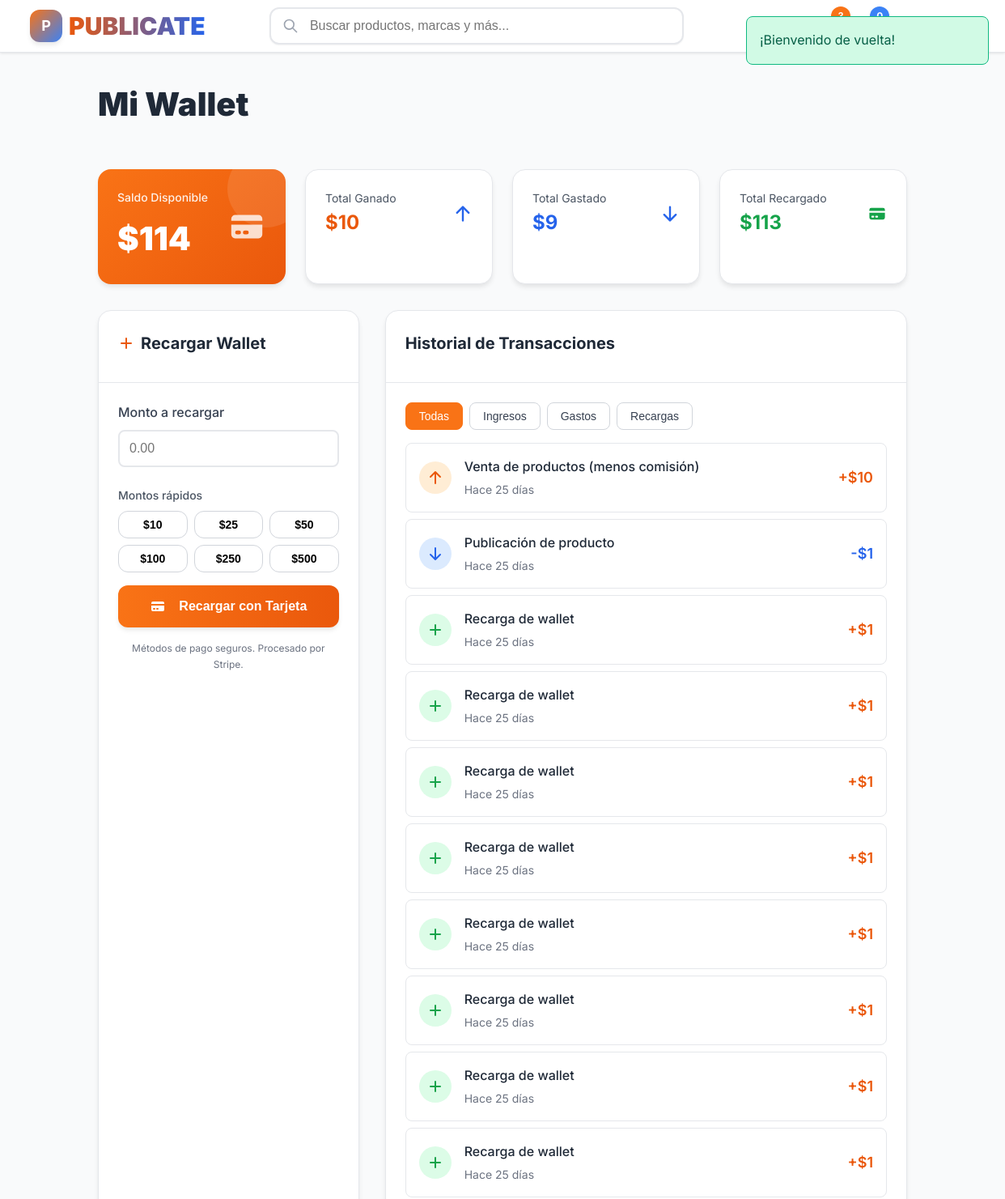
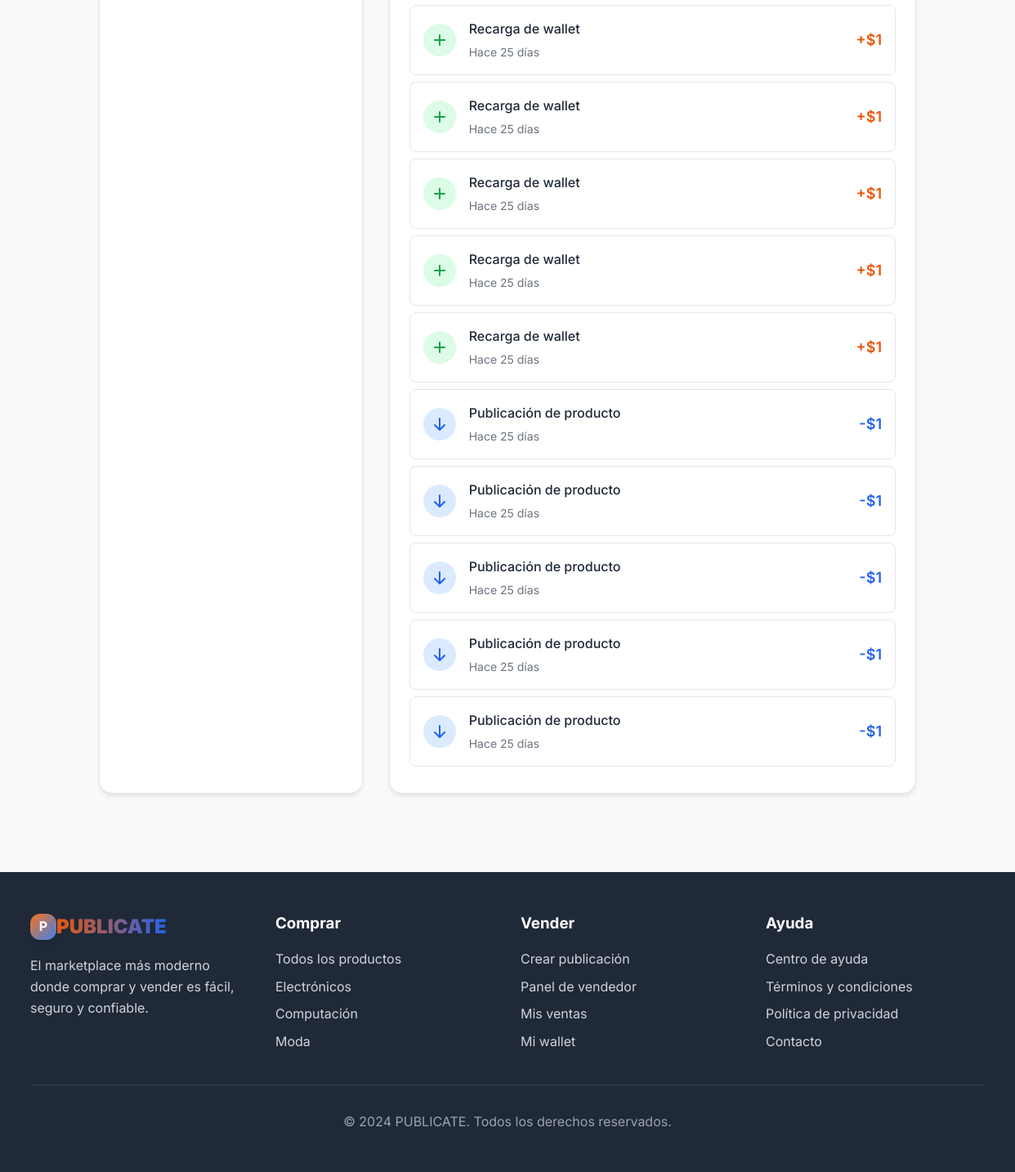
Page /wallet.php (signed in) on the committed database (2 pictures, top to bottom).
### tables this page shows
CREATE TABLE IF NOT EXISTS `users` (
  `id` int NOT NULL AUTO_INCREMENT,
  `username` varchar(50) NOT NULL,
  `email` varchar(100) NOT NULL,
  `password` varchar(255) NOT NULL,
  `full_name` varchar(100) NOT NULL,
  `location` varchar(100) DEFAULT NULL,
  `phone` varchar(20) DEFAULT NULL,
  `avatar` varchar(255) DEFAULT NULL,
  `wallet_balance` decimal(10,2) DEFAULT '0.00',
  `rating` decimal(3,2) DEFAULT '0.00',
  `total_reviews` int DEFAULT '0',
  `total_sales` int DEFAULT '0',
  `member_since` timestamp NULL DEFAULT CURRENT_TIMESTAMP,
  `is_active` tinyint(1) DEFAULT '1',
  `created_at` timestamp NULL DEFAULT CURRENT_TIMESTAMP,
  `updated_at` timestamp NULL DEFAULT CURRENT_TIMESTAMP ON UPDATE CURRENT_TIMESTAMP,
  PRIMARY KEY (`id`),
  UNIQUE KEY `username` (`username`),
  UNIQUE KEY `email` (`email`)
);

CREATE TABLE IF NOT EXISTS `wallet_transactions` (
  `id` int NOT NULL AUTO_INCREMENT,
  `user_id` int NOT NULL,
  `type` enum('income','expense','recharge') NOT NULL,
  `amount` decimal(10,2) NOT NULL,
  `description` varchar(255) NOT NULL,
  `reference_id` int DEFAULT NULL,
  `reference_type` enum('order','listing','recharge') DEFAULT NULL,
  `status` enum('pending','completed','failed') DEFAULT 'completed',
  `created_at` timestamp NULL DEFAULT CURRENT_TIMESTAMP,
  PRIMARY KEY (`id`),
  KEY `user_id` (`user_id`)
);

### config/config.php (called while the page is built, shortened)
<?php
function formatPrice($price) {
    return '$' . number_format($price, 0, ',', '.');
}
function timeAgo($datetime) {
    $time = time() - strtotime($datetime);
    if ($time < 2592000) return 'Hace ' . floor($time/86400) . ' días';
    return 'Hace ' . floor($time/31536000) . ' años';
}
?>

### wallet.php (the view, shortened to what this page needs)
<?php
require_once 'config/config.php';
$database = new Database();
$db = $database->getConnection();
$user_id = $_SESSION['user_id'];
$wallet_query = "SELECT wallet_balance FROM users WHERE id = :user_id";
$stmt = $db->prepare($wallet_query);
$stmt->bindParam(':user_id', $user_id);
$stmt->execute();
$wallet_data = $stmt->fetch(PDO::FETCH_ASSOC);
$stats_query = "SELECT
                    SUM(CASE WHEN type = 'income' THEN amount ELSE 0 END) as total_earnings,
                    SUM(CASE WHEN type = 'expense' THEN amount ELSE 0 END) as total_spent,
                    SUM(CASE WHEN type = 'recharge' THEN amount ELSE 0 END) as total_recharged
                FROM wallet_transactions WHERE user_id = :user_id";
$stmt = $db->prepare($stats_query);
$stmt->bindParam(':user_id', $user_id);
$stmt->execute();
$stats = $stmt->fetch(PDO::FETCH_ASSOC);
$transactions_query = "SELECT * FROM wallet_transactions
                       WHERE user_id = :user_id
                       ORDER BY created_at DESC
                       LIMIT 20";
$stmt = $db->prepare($transactions_query);
$stmt->bindParam(':user_id', $user_id);
$stmt->execute();
$transactions = $stmt->fetchAll(PDO::FETCH_ASSOC);
include 'includes/header.php';
?>
<div style="padding: 2rem 0;">
    <div style="max-width: 1000px; margin: 0 auto;">
        <h1 style="font-size: 2.5rem; font-weight: 900; margin-bottom: 3rem; color: var(--gray-800);">Mi Wallet</h1>
        <div class="grid grid-4 mb-8">
            <div class="card" style="background: linear-gradient(135deg, var(--primary-500), var(--primary-600)); color: white; border: none; position: relative; overflow: hidden;">
                <div style="position: absolute; top: 0; right: 0; width: 6rem; height: 6rem; background: rgba(255, 255, 255, 0.1); border-radius: 50%; transform: translate(1.5rem, -1.5rem);"></div>
                <div class="card-content" style="position: relative; z-index: 10;">
                    <div style="display: flex; align-items: center; justify-content: space-between;">
                        <div>
                            <p style="font-size: 0.875rem; opacity: 0.9; font-weight: 500; margin-bottom: 0.5rem;">Saldo Disponible</p>
                            <p style="font-size: 2.5rem; font-weight: 900;"><?php echo formatPrice($wallet_data['wallet_balance']); ?></p>
                        </div>
                        <svg width="48" height="48" style="opacity: 0.8;" fill="currentColor" viewBox="0 0 20 20">
                            <path d="M4 4a2 2 0 00-2 2v1h16V6a2 2 0 00-2-2H4z"/>
                            <path fill-rule="evenodd" d="M18 9H2v5a2 2 0 002 2h12a2 2 0 002-2V9zM4 13a1 1 0 011-1h1a1 1 0 110 2H5a1 1 0 01-1-1zm5-1a1 1 0 100 2h1a1 1 0 100-2H9z" clip-rule="evenodd"/>
                        </svg>
                    </div>
                </div>
            </div>
            <div class="card">
                <div class="card-content">
                    <div style="display: flex; align-items: center; justify-content: space-between;">
                        <div>
                            <p style="font-size: 0.875rem; color: var(--gray-600);">Total Ganado</p>
                            <p style="font-size: 1.5rem; font-weight: bold; color: var(--primary-600);"><?php echo formatPrice($stats['total_earnings'] ?: 0); ?></p>
                        </div>
                        <svg width="24" height="24" style="color: var(--secondary-600);" fill="currentColor" viewBox="0 0 20 20">
                            <path fill-rule="evenodd" d="M3.293 9.707a1 1 0 010-1.414l6-6a1 1 0 011.414 0l6 6a1 1 0 01-1.414 1.414L11 5.414V17a1 1 0 11-2 0V5.414L4.707 9.707a1 1 0 01-1.414 0z" clip-rule="evenodd"/>
                        </svg>
                    </div>
                </div>
            </div>
            <div class="card">
                <div class="card-content">
                    <div style="display: flex; align-items: center; justify-content: space-between;">
                        <div>
                            <p style="font-size: 0.875rem; color: var(--gray-600);">Total Gastado</p>
                            <p style="font-size: 1.5rem; font-weight: bold; color: var(--secondary-600);"><?php echo formatPrice($stats['total_spent'] ?: 0); ?></p>
                        </div>
                        <svg width="24" height="24" style="color: var(--secondary-600);" fill="currentColor" viewBox="0 0 20 20">
                            <path fill-rule="evenodd" d="M16.707 10.293a1 1 0 010 1.414l-6 6a1 1 0 01-1.414 0l-6-6a1 1 0 111.414-1.414L9 14.586V3a1 1 0 012 0v11.586l4.293-4.293a1 1 0 011.414 0z" clip-rule="evenodd"/>
                        </svg>
                    </div>
                </div>
            </div>
            <div class="card">
                <div class="card-content">
                    <div style="display: flex; align-items: center; justify-content: space-between;">
                        <div>
                            <p style="font-size: 0.875rem; color: var(--gray-600);">Total Recargado</p>
                            <p style="font-size: 1.5rem; font-weight: bold; color: var(--green-600);"><?php echo formatPrice($stats['total_recharged'] ?: 0); ?></p>
                        </div>
                    </div>
                </div>
            </div>
        </div>
        <div class="grid" style="grid-template-columns: 1fr 2fr; gap: 2rem;">
            <div class="card">
                <div class="card-header">
                    <h2 class="card-title" style="display: flex; align-items: center;">
                        <svg width="20" height="20" fill="currentColor" viewBox="0 0 20 20" style="margin-right: 0.5rem; color: var(--primary-600);">
                            <path fill-rule="evenodd" d="M10 3a1 1 0 011 1v5h5a1 1 0 110 2h-5v5a1 1 0 11-2 0v-5H4a1 1 0 110-2h5V4a1 1 0 011-1z" clip-rule="evenodd"/>
                        </svg>
                        Recargar Wallet
                    </h2>
                </div>
                <div class="card-content">
                    <form id="rechargeForm" onsubmit="rechargeWallet(event)">
                        <div class="form-group">
                            <label for="amount" class="form-label">Monto a recargar</label>
                            <input type="number" id="amount" name="amount" class="form-input"
                                   placeholder="0.00" min="1" max="10000" step="0.01" required>
                        </div>
                        <div style="margin-bottom: 1rem;">
                            <label class="form-label" style="font-size: 0.875rem; color: var(--gray-600); margin-bottom: 0.5rem; display: block;">Montos rápidos</label>
                            <div class="grid grid-3" style="gap: 0.5rem;">
                                <?php $quick_amounts = [10, 25, 50, 100, 250, 500]; ?>
                                <?php foreach ($quick_amounts as $amount): ?>
                                    <button type="button" onclick="setAmount(<?php echo $amount; ?>)"
                                            class="btn" style="background: none; border: 1px solid var(--gray-300); font-size: 0.875rem; padding: 0.5rem;">
                                        $<?php echo $amount; ?>
                                    </button>
                                <?php endforeach; ?>
                            </div>
                        </div>
                        <button type="submit" class="btn btn-primary" style="width: 100%; padding: 1rem; margin-bottom: 1rem;">
                            Recargar con Tarjeta
                        </button>
                        <div style="font-size: 0.75rem; color: var(--gray-500); text-align: center;">
                            Métodos de pago seguros. Procesado por Stripe.
                        </div>
                    </form>
                </div>
            </div>
            <div class="card">
                <div class="card-header">
                    <h2 class="card-title">Historial de Transacciones</h2>
                </div>
                <div class="card-content">
                    <div style="margin-bottom: 1rem;">
                        <div style="display: flex; gap: 0.5rem;">
                            <button onclick="filterTransactions('all')" class="filter-btn active" data-filter="all">Todas</button>
                            <button onclick="filterTransactions('income')" class="filter-btn" data-filter="income">Ingresos</button>
                            <button onclick="filterTransactions('expense')" class="filter-btn" data-filter="expense">Gastos</button>
                            <button onclick="filterTransactions('recharge')" class="filter-btn" data-filter="recharge">Recargas</button>
                        </div>
                    </div>
                    <div id="transactionsList">
                        <?php foreach ($transactions as $transaction): ?>
                            <div class="transaction-item" data-type="<?php echo $transaction['type']; ?>"
                                 style="display: flex; align-items: center; justify-content: space-between; padding: 1rem; border: 1px solid var(--gray-200); border-radius: 0.5rem; margin-bottom: 0.5rem;">
                                <div style="display: flex; align-items: center; gap: 1rem;">
                                    <div style="width: 2.5rem; height: 2.5rem; border-radius: 50%; display: flex; align-items: center; justify-content: center;
                                                <?php echo $transaction['type'] == 'income' ? 'background: var(--primary-100); color: var(--primary-600);' :
                                                          ($transaction['type'] == 'expense' ? 'background: var(--secondary-100); color: var(--secondary-600);' :
                                                           'background: var(--green-100); color: var(--green-600);'); ?>">
                                        <?php if ($transaction['type'] == 'income'): ?>
                                            <svg width="20" height="20" fill="currentColor" viewBox="0 0 20 20">
                                                <path fill-rule="evenodd" d="M3.293 9.707a1 1 0 010-1.414l6-6a1 1 0 011.414 0l6 6a1 1 0 01-1.414 1.414L11 5.414V17a1 1 0 11-2 0V5.414L4.707 9.707a1 1 0 01-1.414 0z" clip-rule="evenodd"/>
                                            </svg>
                                        <?php elseif ($transaction['type'] == 'expense'): ?>
                                            <svg width="20" height="20" fill="currentColor" viewBox="0 0 20 20">
                                                <path fill-rule="evenodd" d="M16.707 10.293a1 1 0 010 1.414l-6 6a1 1 0 01-1.414 0l-6-6a1 1 0 111.414-1.414L9 14.586V3a1 1 0 012 0v11.586l4.293-4.293a1 1 0 011.414 0z" clip-rule="evenodd"/>
                                            </svg>
                                        <?php else: ?>
                                            <svg width="20" height="20" fill="currentColor" viewBox="0 0 20 20">
                                                <path fill-rule="evenodd" d="M10 3a1 1 0 011 1v5h5a1 1 0 110 2h-5v5a1 1 0 11-2 0v-5H4a1 1 0 110-2h5V4a1 1 0 011-1z" clip-rule="evenodd"/>
                                            </svg>
                                        <?php endif; ?>
                                    </div>
                                    <div>
                                        <p style="font-weight: 500; margin-bottom: 0.25rem;"><?php echo htmlspecialchars($transaction['description']); ?></p>
                                        <p style="font-size: 0.875rem; color: var(--gray-500);"><?php echo timeAgo($transaction['created_at']); ?></p>
                                    </div>
                                </div>
                                <div style="text-align: right;">
                                    <p style="font-size: 1.125rem; font-weight: 600;
                                              <?php echo $transaction['type'] == 'income' || $transaction['type'] == 'recharge' ? 'color: var(--primary-600);' : 'color: var(--secondary-600);'; ?>">
                                        <?php echo $transaction['type'] == 'income' || $transaction['type'] == 'recharge' ? '+' : '-'; ?><?php echo formatPrice($transaction['amount']); ?>
                                    </p>
                                </div>
                            </div>
                        <?php endforeach; ?>
                    </div>
                </div>
            </div>
        </div>
    </div>
</div>
<?php include 'includes/footer.php'; ?>

### rows in the picture
users: wallet_balance "$114"
wallet_transactions: type "income" (drawn), description "Venta de productos (menos comisión)", created_at "Hace 25 días", amount "$10"
wallet_transactions: type "expense" (drawn), description "Publicación de producto", created_at "Hace 25 días", amount "$1"
wallet_transactions: type "recharge" (drawn), description "Recarga de wallet", created_at "Hace 25 días", amount "$1"
wallet_transactions: type "recharge" (drawn), description "Recarga de wallet", created_at "Hace 25 días", amount "$1"
wallet_transactions: type "recharge" (drawn), description "Recarga de wallet", created_at "Hace 25 días", amount "$1"
wallet_transactions: type "recharge" (drawn), description "Recarga de wallet", created_at "Hace 25 días", amount "$1"
wallet_transactions: type "recharge" (drawn), description "Recarga de wallet", created_at "Hace 25 días", amount "$1"
wallet_transactions: type "recharge" (drawn), description "Recarga de wallet", created_at "Hace 25 días", amount "$1"
wallet_transactions: type "recharge" (drawn), description "Recarga de wallet", created_at "Hace 25 días", amount "$1"
wallet_transactions: type "recharge" (drawn), description "Recarga de wallet", created_at "Hace 25 días", amount "$1"
wallet_transactions: type "recharge" (drawn), description "Recarga de wallet", created_at "Hace 25 días", amount "$1"
wallet_transactions: type "recharge" (drawn), description "Recarga de wallet", created_at "Hace 25 días", amount "$1"
wallet_transactions: type "recharge" (drawn), description "Recarga de wallet", created_at "Hace 25 días", amount "$1"
wallet_transactions: type "recharge" (drawn), description "Recarga de wallet", created_at "Hace 25 días", amount "$1"
wallet_transactions: type "recharge" (drawn), description "Recarga de wallet", created_at "Hace 25 días", amount "$1"
wallet_transactions: type "expense" (drawn), description "Publicación de producto", created_at "Hace 25 días", amount "$1"
wallet_transactions: type "expense" (drawn), description "Publicación de producto", created_at "Hace 25 días", amount "$1"
wallet_transactions: type "expense" (drawn), description "Publicación de producto", created_at "Hace 25 días", amount "$1"
wallet_transactions: type "expense" (drawn), description "Publicación de producto", created_at "Hace 25 días", amount "$1"
wallet_transactions: type "expense" (drawn), description "Publicación de producto", created_at "Hace 25 días", amount "$1"

### other values in the picture
$alert['message'] "¡Bienvenido de vuelta!"
formatPrice($stats['total_earnings'] ?: 0) "$10"
formatPrice($stats['total_spent'] ?: 0) "$9"
formatPrice($stats['total_recharged'] ?: 0) "$113"
$amount "10"
$amount "25"
$amount "50"
$amount "100"
$amount "250"
$amount "500"
